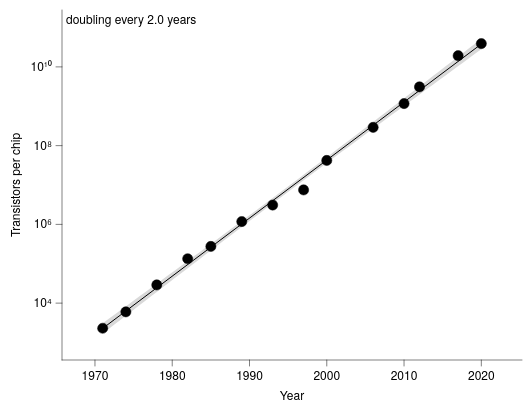

This figure's Vega-Lite source:
### Vega-Lite specification from a JSON file in a GitHub repository (floating-point values rounded to 4 significant figures)
{"background": null, "config": {"arc": {"fill": "#DBDBDB", "fillOpacity": 1.0, "innerRadius": 43.75, "padAngle": 0.03, "stroke": "black", "strokeOpacity": 1, "strokeWidth": 0.25}, "area": {"fill": "#DBDBDB", "fillOpacity": 1.0, "stroke": "black", "strokeOpacity": 1, "strokeWidth": 0.25}, "axis": {"domain": true, "domainCap": "round", "domainColor": "black", "domainWidth": 0.25, "grid": false, "gridCap": "round", "gridColor": "#F1F1F1", "gridDash": [0, 0], "gridOpacity": 1.0, "gridWidth": 0.25, "labelColor": "black", "labelFont": "Helvetica Neue, HelveticaNeue, Helvetica, Arial, sans-serif", "labelFontSize": 6, "labelFontStyle": "normal", "labelFontWeight": 400, "offset": 0, "ticks": true, "tickCap": "round", "tickColor": "black", "tickRound": false, "tickSize": 3.0, "tickWidth": 0.25, "titleColor": "black", "titleFont": "Helvetica Neue, HelveticaNeue, Helvetica, Arial, sans-serif", "titleFontSize": 6, "titleFontStyle": "normal", "titleFontWeight": 400}, "axisX": {"domain": true, "labelAlign": "center", "labelAngle": 0, "labels": true, "ticks": true, "translate": 0}, "axisY": {"domain": true, "labelAlign": "right", "labelAngle": 0, "labels": true, "ticks": true, "translate": 0}, "axisRight": {"domain": true, "labelAlign": "left", "labelAngle": 0, "labels": true, "ticks": true, "translate": 0}, "axisTop": {"domain": true, "labelAlign": "center", "labelAngle": 0, "labels": true, "ticks": true, "translate": 0}, "axisBand": {"tickOffset": 0}, "bar": {"fill": "#DBDBDB", "fillOpacity": 1.0, "stroke": "black", "strokeOpacity": 1, "strokeWidth": 0.25}, "boxplot": {"size": 15.75, "ticks": {"cornerRadius": 0.25, "fill": "black", "opacity": 1, "size": 7.875, "thickness": 0.25}, "box": {"fillOpacity": 1.0, "stroke": "black", "strokeOpacity": 1, "strokeWidth": 0.25}, "median": {"cornerRadius": 0, "fill": "black", "fillOpacity": 1.0, "opacity": 1, "size": 15.75, "thickness": 0.25}, "rule": {"fill": "black", "fillOpacity": 1.0, "size": 17.5, "stroke": "black", "strokeDash": [0, 0], "strokeOpacity": 1, "strokeWidth": 0.25}, "outliers": {"color": "black", "fill": "black", "fillOpacity": 1.0, "size": 0, "stroke": "black", "strokeOpacity": 1, "strokeWidth": 0.25}}, "circle": {"fill": "black", "fillOpacity": 1.0, "size": 2.188, "stroke": null, "strokeOpacity": 1, "strokeWidth": 0.25}, "errorband": {"band": {"fillOpacity": 0.6, "stroke": null, "strokeWidth": 0.25, "strokeOpacity": 1}, "borders": {"opacity": 0, "strokeOpacity": 1, "strokeWidth": 0.25}}, "errorbar": {"opacity": 1, "rule": {"strokeDash": [0, 0], "strokeWidth": 0.25}, "ticks": {"color": "black", "cornerRadius": 0.125, "opacity": 1, "size": 10.5, "thickness": 0.25}, "thickness": 0.25}, "font": "Helvetica Neue, HelveticaNeue, Helvetica, Arial, sans-serif", "geoshape": {"fill": "#DBDBDB", "fillOpacity": 1.0, "stroke": "black", "strokeOpacity": 1, "strokeWidth": 0.25}, "header": {"labelColor": "black", "labelFont": "Helvetica Neue, HelveticaNeue, Helvetica, Arial, sans-serif", "labelFontSize": 6, "labelFontStyle": "normal", "labelFontWeight": 400, "titleColor": "black", "titleFont": "Helvetica Neue, HelveticaNeue, Helvetica, Arial, sans-serif", "titleFontSize": 6, "titleFontStyle": "normal", "titleFontWeight": 400, "titlePadding": 0}, "legend": {"disable": false, "offset": 4.5, "titlePadding": 4, "labelOffset": 2, "gradientLabelOffset": 2, "columnPadding": 4, "rowPadding": 2, "gradientThickness": 5, "gradientOpacity": 1.0, "gradientStrokeColor": "black", "gradientStrokeWidth": 0.25, "labelColor": "black", "labelFont": "Helvetica Neue, HelveticaNeue, Helvetica, Arial, sans-serif", "labelFontSize": 6, "labelFontStyle": "normal", "labelFontWeight": 400, "strokeColor": "black", "strokeWidth": 0, "symbolSize": 36, "symbolStrokeColor": "black", "symbolStrokeWidth": 0.25, "titleColor": "black", "titleFont": "Helvetica Neue, HelveticaNeue, Helvetica, Arial, sans-serif", "titleFontSize": 6, "titleFontStyle": "normal", "titleFontWeight": 400}, "line": {"color": "black", "stroke": "black", "strokeCap": "butt", "strokeDash": [0, 0], "strokeOpacity": 1, "strokeWidth": 0.5}, "point": {"filled": true, "fill": "#DBDBDB", "fillOpacity": 1.0, "size": 8.75, "stroke": "black", "strokeOpacity": 1, "strokeWidth": 0.25}, "range": {"category": ["#9D9D9D", "#28287D", "#004225", "#47266F", "#00605D", "#DBDBDB", "#7983C1", "#6E927B", "#937FB4", "#699A97"], "diverging": {"scheme": ["#4F4265", "#6A5C82", "#85789D", "#A196B7", "#BDB5CE", "#D8D6DD", "#F6F6F6", "#CED8D7", "#9DBFBD", "#75A3A0", "#518683", "#326967", "#164D4B"]}, "heatmap": {"scheme": ["#440154", "#472270", "#433E82", "#38598C", "#2C728E", "#238A8D", "#24A086", "#39B578", "#5DC862", "#96D646", "#CAE02D", "#FDE724"]}, "ordinal": {"scheme": ["#F1F1F1", "#DBDBDB", "#C6C6C6", "#B2B2B2", "#9D9D9D", "#898989", "#767676", "#636363", "#515151", "#404040", "#2F2F2F", "#1F1F1F"]}, "ramp": {"scheme": ["#440154", "#472270", "#433E82", "#38598C", "#2C728E", "#238A8D", "#24A086", "#39B578", "#5DC862", "#96D646", "#CAE02D", "#FDE724"]}}, "rule": {"color": "black", "stroke": "black", "strokeCap": "round", "strokeDash": [2, 2], "strokeOpacity": 1, "strokeWidth": 0.25}, "scale": {"barBandPaddingInner": 0.1, "rectBandPaddingInner": 0, "tickBandPaddingInner": 0.1, "bandPaddingOuter": 0.1, "bandWithNestedOffsetPaddingInner": 0.2, "bandWithNestedOffsetPaddingOuter": 0.2, "offsetBandPaddingInner": 0, "offsetBandPaddingOuter": 0, "continuousPadding": 8.75, "round": false}, "rect": {"fill": "#DBDBDB", "fillOpacity": 1.0, "stroke": "black", "strokeOpacity": 1, "strokeWidth": 0.25}, "square": {"fill": "#DBDBDB", "fillOpacity": 1.0, "size": 17.5, "stroke": "black", "strokeOpacity": 1, "strokeWidth": 0.25}, "text": {"color": "black", "font": "Helvetica Neue, HelveticaNeue, Helvetica, Arial, sans-serif", "fontSize": 6, "fontStyle": "normal", "fontWeight": 400}, "tick": {"color": "black", "cornerRadius": 0.125, "opacity": 1.0, "size": 15.75, "thickness": 0.25}, "title": {"anchor": "middle", "frame": "group", "color": "black", "font": "Helvetica Neue, HelveticaNeue, Helvetica, Arial, sans-serif", "fontSize": 6, "fontStyle": "normal", "fontWeight": 400, "subtitleColor": "black", "subtitleFont": "Helvetica Neue, HelveticaNeue, Helvetica, Arial, sans-serif", "subtitleFontSize": 6, "subtitleFontStyle": "normal", "subtitleFontWeight": 400}, "trail": {"color": "black", "opacity": 1, "size": 0.5}, "view": {"continuousWidth": 230, "continuousHeight": 175, "discreteWidth": 230, "discreteHeight": 175, "fill": null, "stroke": null, "strokeWidth": 0.25}}, "layer": [{"data": {"name": "data-71ccae877fc7d63c338c61c9a3872b73"}, "mark": {"type": "point", "color": "black", "filled": true, "size": 26}, "encoding": {"x": {"axis": {"format": "d"}, "field": "year", "scale": {"domain": [1968, 2023], "nice": false}, "title": "Year", "type": "quantitative"}, "y": {"axis": {"labelExpr": "'10' + ['⁰','¹','²','³','⁴','⁵','⁶','⁷','⁸','⁹','¹⁰'][round(datum.value)]", "title": "Transistors per chip", "values": [4, 6, 8, 10]}, "field": "log_t", "scale": {"domain": [3, 11], "nice": false}, "type": "quantitative"}}}, {"layer": [{"data": {"name": "data-aa76fe6d7514a3e363a1a86e52d6f8d3"}, "mark": {"type": "area", "fill": "black", "fillOpacity": 0.15, "stroke": null, "strokeWidth": 0}, "encoding": {"x": {"field": "year", "type": "quantitative", "scale": {"nice": false}}, "y": {"field": "log_t", "type": "quantitative", "scale": {"nice": false}}, "y2": {"field": "__ci_hi"}}}, {"data": {"name": "data-b3e0e39151168cc30f0c8c2564fa1535"}, "mark": {"type": "line"}, "encoding": {"x": {"field": "year", "type": "quantitative", "scale": {"nice": false}}, "y": {"field": "log_t", "type": "quantitative", "scale": {"nice": false}}}}], "name": "__dysonsphere_df165ead900c5885_67"}, {"data": {"values": [{"__dysonsphere__": 1}]}, "mark": {"type": "text", "align": "left", "angle": 0, "baseline": "top", "dx": 0, "dy": 0, "opacity": 1.0}, "encoding": {"text": {"value": "doubling every 2.0 years"}, "x": {"value": 2}, "y": {"value": 2}}}], "$schema": "https://vega.github.io/schema/vega-lite/v6.4.1.json", "datasets": {"data-71ccae877fc7d63c338c61c9a3872b73": [{"year": 1971, "transistors": 2300, "log_t": 3.362}, {"year": 1974, "transistors": 6000, "log_t": 3.778}, {"year": 1978, "transistors": 29000, "log_t": 4.462}, {"year": 1982, "transistors": 134000, "log_t": 5.127}, {"year": 1985, "transistors": 275000, "log_t": 5.439}, {"year": 1989, "transistors": 1180000, "log_t": 6.072}, {"year": 1993, "transistors": 3100000, "log_t": 6.491}, {"year": 1997, "transistors": 7500000, "log_t": 6.875}, {"year": 2000, "transistors": 42000000, "log_t": 7.623}, {"year": 2006, "transistors": 291000000, "log_t": 8.464}, {"year": 2010, "transistors": 1170000000, "log_t": 9.068}, {"year": 2012, "transistors": 3100000000, "log_t": 9.491}, {"year": 2017, "transistors": 19200000000, "log_t": 10.28}, {"year": 2020, "transistors": 39000000000, "log_t": 10.59}], "data-aa76fe6d7514a3e363a1a86e52d6f8d3": [{"year": 1971.0, "log_t": 3.227, "__ci_hi": 3.489, "__dysonsphere__": 1}, {"year": 1972.0, "log_t": 3.344, "__ci_hi": 3.6, "__dysonsphere__": 1}, {"year": 1973.0, "log_t": 3.462, "__ci_hi": 3.712, "__dysonsphere__": 1}, {"year": 1973.0, "log_t": 3.58, "__ci_hi": 3.824, "__dysonsphere__": 1}, {"year": 1974.0, "log_t": 3.697, "__ci_hi": 3.936, "__dysonsphere__": 1}, {"year": 1975.0, "log_t": 3.815, "__ci_hi": 4.047, "__dysonsphere__": 1}, {"year": 1976.0, "log_t": 3.932, "__ci_hi": 4.159, "__dysonsphere__": 1}, {"year": 1976.0, "log_t": 4.049, "__ci_hi": 4.271, "__dysonsphere__": 1}, {"year": 1977.0, "log_t": 4.167, "__ci_hi": 4.383, "__dysonsphere__": 1}, {"year": 1978.0, "log_t": 4.284, "__ci_hi": 4.495, "__dysonsphere__": 1}, {"year": 1979.0, "log_t": 4.401, "__ci_hi": 4.607, "__dysonsphere__": 1}, {"year": 1980.0, "log_t": 4.518, "__ci_hi": 4.719, "__dysonsphere__": 1}, {"year": 1980.0, "log_t": 4.636, "__ci_hi": 4.832, "__dysonsphere__": 1}, {"year": 1981.0, "log_t": 4.753, "__ci_hi": 4.944, "__dysonsphere__": 1}, {"year": 1982.0, "log_t": 4.87, "__ci_hi": 5.056, "__dysonsphere__": 1}, {"year": 1983.0, "log_t": 4.987, "__ci_hi": 5.168, "__dysonsphere__": 1}, {"year": 1983.0, "log_t": 5.103, "__ci_hi": 5.281, "__dysonsphere__": 1}, {"year": 1984.0, "log_t": 5.22, "__ci_hi": 5.394, "__dysonsphere__": 1}, {"year": 1985.0, "log_t": 5.337, "__ci_hi": 5.506, "__dysonsphere__": 1}, {"year": 1986.0, "log_t": 5.453, "__ci_hi": 5.619, "__dysonsphere__": 1}, {"year": 1987.0, "log_t": 5.57, "__ci_hi": 5.732, "__dysonsphere__": 1}, {"year": 1987.0, "log_t": 5.686, "__ci_hi": 5.845, "__dysonsphere__": 1}, {"year": 1988.0, "log_t": 5.802, "__ci_hi": 5.958, "__dysonsphere__": 1}, {"year": 1989.0, "log_t": 5.918, "__ci_hi": 6.071, "__dysonsphere__": 1}, {"year": 1990.0, "log_t": 6.034, "__ci_hi": 6.185, "__dysonsphere__": 1}, {"year": 1990.0, "log_t": 6.15, "__ci_hi": 6.298, "__dysonsphere__": 1}, {"year": 1991.0, "log_t": 6.266, "__ci_hi": 6.412, "__dysonsphere__": 1}, {"year": 1992.0, "log_t": 6.381, "__ci_hi": 6.526, "__dysonsphere__": 1}, {"year": 1993.0, "log_t": 6.496, "__ci_hi": 6.64, "__dysonsphere__": 1}, {"year": 1994.0, "log_t": 6.612, "__ci_hi": 6.754, "__dysonsphere__": 1}, {"year": 1994.0, "log_t": 6.727, "__ci_hi": 6.868, "__dysonsphere__": 1}, {"year": 1995.0, "log_t": 6.841, "__ci_hi": 6.983, "__dysonsphere__": 1}, {"year": 1996.0, "log_t": 6.956, "__ci_hi": 7.097, "__dysonsphere__": 1}, {"year": 1997.0, "log_t": 7.07, "__ci_hi": 7.212, "__dysonsphere__": 1}, {"year": 1997.0, "log_t": 7.185, "__ci_hi": 7.327, "__dysonsphere__": 1}, {"year": 1998.0, "log_t": 7.299, "__ci_hi": 7.442, "__dysonsphere__": 1}, {"year": 1999.0, "log_t": 7.413, "__ci_hi": 7.558, "__dysonsphere__": 1}, {"year": 2000.0, "log_t": 7.526, "__ci_hi": 7.673, "__dysonsphere__": 1}, {"year": 2001.0, "log_t": 7.64, "__ci_hi": 7.789, "__dysonsphere__": 1}, {"year": 2001.0, "log_t": 7.753, "__ci_hi": 7.905, "__dysonsphere__": 1}, {"year": 2002.0, "log_t": 7.867, "__ci_hi": 8.021, "__dysonsphere__": 1}, {"year": 2003.0, "log_t": 7.98, "__ci_hi": 8.137, "__dysonsphere__": 1}, {"year": 2004.0, "log_t": 8.093, "__ci_hi": 8.253, "__dysonsphere__": 1}, {"year": 2004.0, "log_t": 8.206, "__ci_hi": 8.37, "__dysonsphere__": 1}, {"year": 2005.0, "log_t": 8.319, "__ci_hi": 8.486, "__dysonsphere__": 1}, {"year": 2006.0, "log_t": 8.431, "__ci_hi": 8.603, "__dysonsphere__": 1}, {"year": 2007.0, "log_t": 8.544, "__ci_hi": 8.72, "__dysonsphere__": 1}, {"year": 2008.0, "log_t": 8.656, "__ci_hi": 8.836, "__dysonsphere__": 1}, {"year": 2008.0, "log_t": 8.769, "__ci_hi": 8.953, "__dysonsphere__": 1}, {"year": 2009.0, "log_t": 8.881, "__ci_hi": 9.07, "__dysonsphere__": 1}, {"year": 2010.0, "log_t": 8.993, "__ci_hi": 9.187, "__dysonsphere__": 1}, {"year": 2011.0, "log_t": 9.106, "__ci_hi": 9.304, "__dysonsphere__": 1}, {"year": 2011.0, "log_t": 9.218, "__ci_hi": 9.422, "__dysonsphere__": 1}, {"year": 2012.0, "log_t": 9.33, "__ci_hi": 9.539, "__dysonsphere__": 1}, {"year": 2013.0, "log_t": 9.442, "__ci_hi": 9.656, "__dysonsphere__": 1}, {"year": 2014.0, "log_t": 9.554, "__ci_hi": 9.773, "__dysonsphere__": 1}, {"year": 2015.0, "log_t": 9.666, "__ci_hi": 9.891, "__dysonsphere__": 1}, {"year": 2015.0, "log_t": 9.778, "__ci_hi": 10.01, "__dysonsphere__": 1}, {"year": 2016.0, "log_t": 9.89, "__ci_hi": 10.13, "__dysonsphere__": 1}, {"year": 2017.0, "log_t": 10.0, "__ci_hi": 10.24, "__dysonsphere__": 1}, {"year": 2018.0, "log_t": 10.11, "__ci_hi": 10.36, "__dysonsphere__": 1}, {"year": 2018.0, "log_t": 10.22, "__ci_hi": 10.48, "__dysonsphere__": 1}, {"year": 2019.0, "log_t": 10.34, "__ci_hi": 10.6, "__dysonsphere__": 1}, {"year": 2020.0, "log_t": 10.45, "__ci_hi": 10.71, "__dysonsphere__": 1}], "data-b3e0e39151168cc30f0c8c2564fa1535": [{"year": 1971.0, "log_t": 3.358, "__dysonsphere__": 1}, {"year": 2020.0, "log_t": 10.58, "__dysonsphere__": 1}]}}
